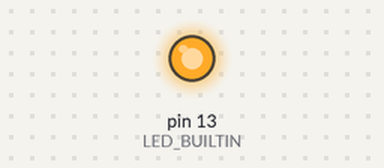
Bench run of a sketch on a simulated Arduino Uno, built with avr-gcc and run on an emulated ATmega328P. On the bench: output pins drawn as LEDs (lit = HIGH).

Above: at 0.4 s.
At 19.3 s:
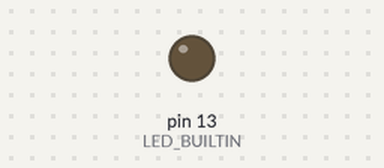
Timing chart, 0 to 21.1 s (numbered marks = the images above):
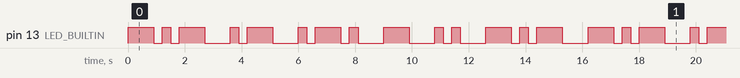

Measured:
- by itself, pin 13 (LED_BUILTIN): moves between LOW and HIGH, repeating every 16.2 s
- by itself, everything shown: repeats every 16.2 s, in 28 steps

The sketch:

first_name.ino
```cpp
#define DOT_TIME 300          // also the time for space between the symbols - 1 unit
#define DASH_TIME 900         // also the space between letters - 3 units
#define WORD_SPACE 2100       // space between two words - 7 units
#define SAME_LETTER_TIME 300  // 1 unit
#define DIFF_LETTER_TIME 900  // 3 units


/*
 * Name- Kartik Arora
 * Roll No. 2110994835
 */


// reference to the morse code rules:- https://www.codebug.org.uk/learn/step/541/morse-code-timing-rules/


// reference to the morse code index image:- https://upload.wikimedia.org/wikipedia/commons/thumb/b/b5/International_Morse_Code.svg/1200px-International_Morse_Code.svg.png
void setup()
{
  pinMode(LED_BUILTIN, OUTPUT);
}

void loop()
{

  // displays KARTIK
  dispK();
  delay(DIFF_LETTER_TIME);
  dispA();
  delay(DIFF_LETTER_TIME);
  dispR();
  delay(DIFF_LETTER_TIME);
  dispT();
  delay(DIFF_LETTER_TIME);
  dispI();
  delay(DIFF_LETTER_TIME);
  dispK();
  delay(DIFF_LETTER_TIME);

}


void blinkDit()             // we call dots DIT in MORSE CODE
{
  digitalWrite(LED_BUILTIN, HIGH);
  delay(DOT_TIME);
  digitalWrite(LED_BUILTIN, LOW);
}

void blinkDah()             // we call dashes DAH in MORSE CODE
{
  digitalWrite(LED_BUILTIN, HIGH);
  delay(DASH_TIME);
  digitalWrite(LED_BUILTIN, LOW);

}

void dispK()                // displays K
{
  blinkDah();
  delay(SAME_LETTER_TIME);
  blinkDit();
  delay(SAME_LETTER_TIME);
  blinkDah();
}

void dispA()                // displays A
{
  blinkDit();
  delay(SAME_LETTER_TIME);
  blinkDah();
}

void dispR()                // displays R
{
  blinkDit();
  delay(SAME_LETTER_TIME);
  blinkDah();
  delay(SAME_LETTER_TIME);
  blinkDit();

}

void dispT()                // displays T
{
  blinkDah();
}

void dispI()                // displays I
{
 blinkDit();
 delay(SAME_LETTER_TIME);
 blinkDit();
}

void dispO()                // displays O
{
  blinkDah();
  delay(SAME_LETTER_TIME);
  blinkDah();
  delay(SAME_LETTER_TIME);
  blinkDah();
}
```
